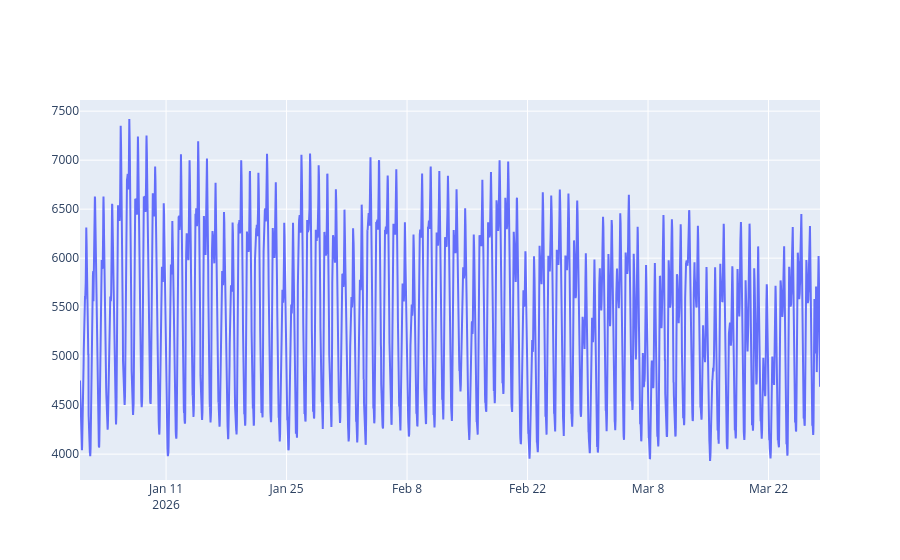

The notebook cell this image was saved under:
### Code cell
from data.semo_data.semo import get_daily_load_forecast

# Get the data
df = get_daily_load_forecast("2026-01-01", "2026-03-27")

# This is the systemwide demand forecast
# Plot using StartTime column
fig = go.Figure()
fig.add_trace(go.Scatter(
    x=df['StartTime'], 
    y=df['AggregatedForecast'], 
    mode='lines', 
    name='Total System Load Forecast'
))
fig.show()

### Figure 1 — Plotly figure (JSON) as saved in the notebook; plotly's stock layout.template omitted (floating-point values rounded to 4 significant figures; data arrays with more than 128 entries replaced by an {"elided": "..."} marker saying what was removed)
{"data": [{"mode": "lines", "name": "Total System Load Forecast", "type": "scatter", "x": {"elided": "4128 str values"}, "y": {"elided": "4128 int values"}}], "layout": {}}
